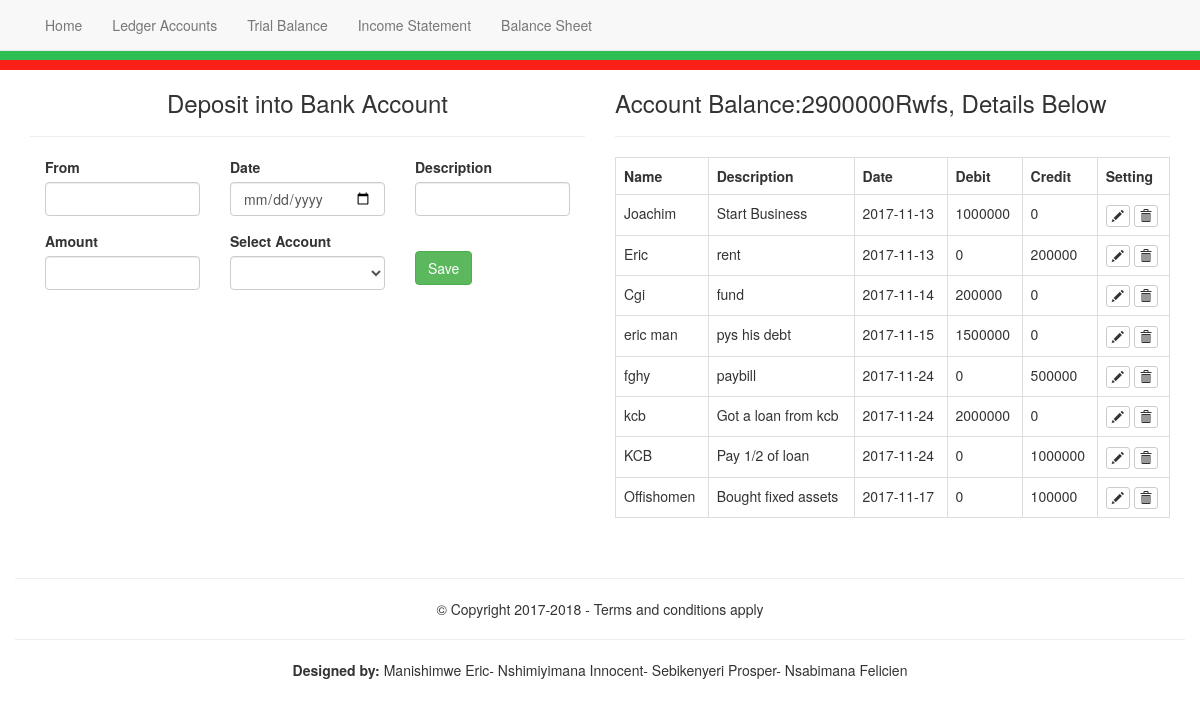
The app's page /deposit.php with its own data.
### tables this page shows
CREATE TABLE `bank` (
  `id` int(11) NOT NULL,
  `name` text NOT NULL,
  `timedate` varchar(255) NOT NULL,
  `description` text NOT NULL,
  `debit` int(11) NOT NULL,
  `credit` int(11) NOT NULL
);

### deposit.php (the view, shortened to what this page needs)
<?php
include 'includes/head.php';
include 'includes/navigation.php';
include 'includes/init.php';
?>
<?php
$selectdata="SELECT * FROM bank";
$fetch=$db->query($selectdata);
$sum1="SELECT SUM(debit) FROM bank";
$sum2="SELECT SUM(credit) FROM bank";
$bal1=$db->query($sum1);
$bal2=$db->query($sum2);
while ($record1=mysqli_fetch_assoc($bal1)) {
	$tot1=0;
$tot11=array_sum($record1);
$tot1=$tot1+$tot11;
}
while ($record2=mysqli_fetch_assoc($bal2)) {
	$tot2=0;
$tot22=array_sum($record2);
$tot2=$tot2+$tot22;
}
$diff=$tot1-$tot2;
?>
<div class="container-fluid">
	<div class="col-md-6">
	   <h3 class="text-center">Deposit into Bank Account </h3><hr>
<form class="form" method="post" action="deposit.php">
	<div class="form-group col-md-4">
	<label for="names" >From</label>
         <input type="text" name="name"  id="names" class="form-control">
	</div>
	     <div class="form-group col-md-4">
	     	<label for="timedates" >Date</label>
         <input type="date" name="timedate"  id="timedates" class="form-control">
	</div>
	<div class="form-group col-md-4">
		<label for="memos" >Description</label>
         <input type="text" name="memo"  id="memos" title="Description" class="form-control">
	</div>
	<div class="form-group col-md-4">
<label for="debits" >Amount</label>
         <input type="text" name="debit"  id="debits" class="form-control">
	</div>
	<div class="form-group col-md-4">
<label>Select Account</label>
         <select class="form-control">
         	<option value=""></option>
         	<option value="">Sales Income</option>
         </select>
	</div>
<div class="form-group col-md-4">
	<label for="submit"></label><br>
<input type="submit" id="submit" class="btn btn-success" name="submit" value="Save">
</div>
</form>
    </div>
<div class="col-md-6">
	<h3> Account Balance:<?=$diff;?>Rwfs, Details Below </h3><hr>
	<table class="table table-bordered table-stripped">
		<tr>
			<td><b>Name</b></td>
			<td><b>Description</b></td>
			<td><b>Date</b></td>
			<td><b>Debit</b></td>
			<td><b>Credit</b></td>
			<td><b>Setting</b></td>
		</tr>
		<?php while($record=mysqli_fetch_assoc($fetch)):
		?>
		<tr>
			<td><?=$record['name'];?></td>
			<td><?=$record['description'];?></td>
			<td><?=$record['timedate'];?></td>
			<td><?=$record['debit'];?></td>
			<td><?=$record['credit'];?></td>
			<td>
			<a href="deposit.php?edit=<?=$record['id'];?>" class="btn btn-xs btn-default"><span class="glyphicon glyphicon-pencil"></span></a>
			<a href="deposit.php?delete=<?=$record['id'];?>" class="btn btn-xs btn-default"><span class="glyphicon glyphicon-trash"></span></a>
			</td>
		</tr>
	<?php endwhile;?>
	</table>
</div>
</div>
<?php  include 'includes/footer.php' ?>

### includes/head.php (shortened to what this page needs)
<!DOCTYPE html>
<html>
<head>
	<link rel="stylesheet" href="css/bootstrap.min.css">
    <link rel="stylesheet" href="css/main.css">
</head>
<body>

### includes/navigation.php
<nav class="navbar navbar-default navbar-fixed-top">
  <div class="container">
    <ul class="nav navbar-nav">
  <li role="presentation" ><a href="index.php">Home</a></li>
  <li role="presentation"><a href="ledger.php">Ledger Accounts</a></li>
  <li role="presentation"><a href="trialbalance.php">Trial Balance</a></li>
  <li role="presentation"><a href="instatement.php">Income Statement</a></li>
  <li role="presentation"><a href="balancesheet.php">Balance Sheet</a></li>
</ul>
  </div>
</nav>

### includes/footer.php
<footer class="bottomposition">
	<div class="col-md-12 text-center  ">
		<hr>
	&copy Copyright 2017-2018 - Terms and conditions apply<hr>
	<b>Designed by: </b>Manishimwe Eric- Nshimiyimana Innocent- Sebikenyeri Prosper- Nsabimana Felicien
</div>
</footer>
</body>
</html>

### css/main.css (style rules this page uses)
html,body { height: 100%; }
.bottomposition { margin-top: 20px; bottom: 0; }

### records on screen
bank: name "Joachim", description "Start Business", timedate "2017-11-13", debit "1000000", credit "0"
bank: name "Eric", description "rent", timedate "2017-11-13", debit "0", credit "200000"
bank: name "Cgi", description "fund", timedate "2017-11-14", debit "200000", credit "0"
bank: name "eric man", description "pys his debt", timedate "2017-11-15", debit "1500000", credit "0"
bank: name "fghy", description "paybill", timedate "2017-11-24", debit "0", credit "500000"
bank: name "kcb", description "Got a loan from kcb", timedate "2017-11-24", debit "2000000", credit "0"
bank: name "KCB", description "Pay 1/2 of loan", timedate "2017-11-24", debit "0", credit "1000000"
bank: name "Offishomen", description "Bought fixed assets", timedate "2017-11-17", debit "0", credit "100000"

### other values on screen
$diff "2900000"
